Frame 1 (no input): blank canvas, image omitted
Frame 60 (no input): blank canvas, image omitted
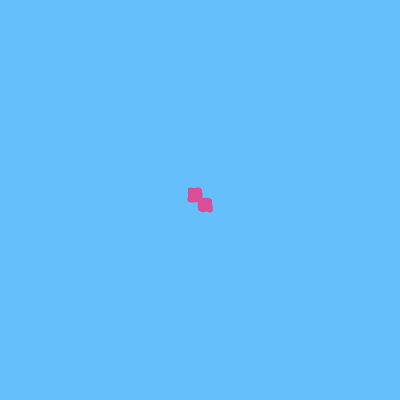
Frame 120 (the mouse pressed at the canvas centre since frame 60)

The p5.js sketch whose frames 1 and 60 were blank and that drew this single picture after the mouse press (run headless with seeded random() and noise() and a simulated clock; from frame 60 on, the mouse is pressed at the canvas centre):

// p5.js sketch
// ── sketch.js
// World's simplest drawing program (part 1)
let diameter = 5;
let SprayColor;

function setup() {
  createCanvas(400, 400);
  background(100,191,250);
  noStroke();
  SprayColor = color(219,79,152,[95]);
}

function draw() {
  if (mouseIsPressed) {
    fill(SprayColor)
    circle(mouseX, mouseY, diameter);
    circle(mouseX + random(10), mouseY + random(10), diameter);
    circle(mouseX + random(10), mouseY + random(10), diameter);
    circle(mouseX - random(10), mouseY - random(10), diameter);
    circle(mouseX - random(10), mouseY - random(10), diameter);
  }
}
